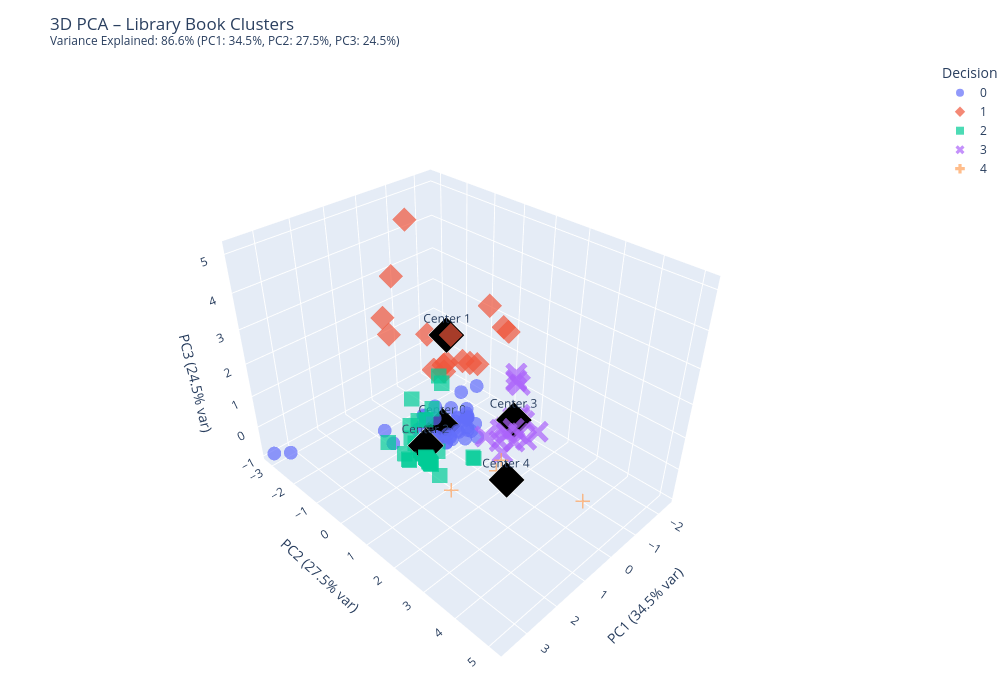

Notebook code cell kept with this figure:
### Markdown cell above
## K Means Visualisation With PCA

### Code cell
# ============================================================================
# 3D PCA VISUALIZATION WITH DECISION CLASSES
# ============================================================================

# Apply KMeans with 5 clusters
kmeans = KMeans(n_clusters=CHOSEN_K, random_state=42, n_init='auto')
cluster_labels = kmeans.fit_predict(X_scaled)
aggregate['cluster'] = cluster_labels

# Apply PCA for 3D visualization
pca = PCA(n_components=3)
X_pca = pca.fit_transform(X_scaled)

# Add PCA components to dataframe
aggregate['pca1'] = X_pca[:, 0]
aggregate['pca2'] = X_pca[:, 1]
aggregate['pca3'] = X_pca[:, 2]

# Calculate variance explained
variance_explained = pca.explained_variance_ratio_
total_variance_3d = variance_explained.sum()

# Define decision categories based on clusters
def assign_decision(cluster_id):
    if cluster_id == 0:  
        return '0'
    elif cluster_id == 1:  
        return '1'      
    elif cluster_id == 2:
        return '2' 
    elif cluster_id == 3:
        return '3' 
    elif cluster_id == 4:
        return '4' 
    
# Apply decision mapping
aggregate['decision'] = aggregate['cluster'].apply(assign_decision)

# Create 3D PCA plot
fig = px.scatter_3d(
    aggregate,
    x='pca1',
    y='pca2',
    z='pca3',
    color='decision',
    symbol='decision',
    hover_name='Title' if 'Title' in aggregate.columns else 'title',
    hover_data={
        'Author': 'Author' in aggregate.columns,
        'category': 'category' in aggregate.columns,
        'borrowings_count': True,
        'demand_per_copy': True,
        'reader_pressure': True,
        'age': True,
        'cluster': True,
        'borrowings_duration_avg': True,
        'borrowings_duration_std': True
    },
    title=f'3D PCA – Library Book Clusters<br><sup>Variance Explained: {total_variance_3d:.1%} (PC1: {variance_explained[0]:.1%}, PC2: {variance_explained[1]:.1%}, PC3: {variance_explained[2]:.1%})</sup>',
    opacity=0.7,
    size_max=8
)

# Update layout
fig.update_layout(
    scene=dict(
        xaxis_title=f'PC1 ({variance_explained[0]:.1%} var)',
        yaxis_title=f'PC2 ({variance_explained[1]:.1%} var)',
        zaxis_title=f'PC3 ({variance_explained[2]:.1%} var)',
        camera=dict(
            eye=dict(x=1.5, y=1.5, z=1.5)  # Adjust 3D view angle
        )
    ),
    legend_title_text='Decision',
    margin=dict(l=0, r=0, b=0, t=60),
    width=1000,
    height=700
)

# Add cluster centers to the plot (optional)
cluster_centers_scaled = kmeans.cluster_centers_
cluster_centers_pca = pca.transform(cluster_centers_scaled)

# Add trace for cluster centers
fig.add_trace(px.scatter_3d(
    pd.DataFrame({
        'pca1': cluster_centers_pca[:, 0],
        'pca2': cluster_centers_pca[:, 1],
        'pca3': cluster_centers_pca[:, 2],
        'cluster': [f'Center {i}' for i in range(CHOSEN_K)]
    }),
    x='pca1',
    y='pca2',
    z='pca3',
    text='cluster'
).data[0].update(
    mode='markers+text',
    marker=dict(
        symbol='diamond',
        size=12,
        color='black',
        line=dict(width=2, color='white')
    ),
    textposition='top center',
    showlegend=False
))

fig.show()

### Figure 1 — Plotly figure (JSON) as saved in the notebook; plotly's stock layout.template omitted (floating-point values rounded to 4 significant figures; data arrays with more than 128 entries replaced by an {"elided": "..."} marker saying what was removed)
{"data": [{"customdata": {"elided": "57x9 mixed values"}, "hovertemplate": "<b>%{hovertext}</b><br><br>decision=0<br>pca1=%{x}<br>pca2=%{y}<br>pca3=%{z}<br>Author=%{customdata[0]}<br>category=%{customdata[1]}<br>borrowings_count=%{customdata[2]}<br>demand_per_copy=%{customdata[3]}<br>reader_pressure=%{customdata[4]}<br>age=%{customdata[5]}<br>cluster=%{customdata[6]}<br>borrowings_duration_avg=%{customdata[7]}<br>borrowings_duration_std=%{customdata[8]}<extra></extra>", "hovertext": ["400 EXERCICES CORRIGÉS D'ALGÈBRE AVEC RAPPELS DE COURS POUR SPÉ MP-MP*", "A FIRST COURSE IN PROBABILITY", "ADVANCED DATA STRUCTURES: THEORY AND APPLICATIONS", "AGILE STRATEGY MANAGEMENT : TECHNIQUES FOR CONTINUOUS ALIGNMENT AND IMPROVEMENT", "ALGORITHMIQUE : COURS ET EXERCICES CORRIGÉS", "ALGORITHMIQUE ET PROGRAMMATION EN JAVA : COURS ET EXERCICES", "ALGORITHMIQUE ET STRUCTURES DE DONNÉES STATIQUES : COURS ET EXERCICES AVEC SOLUTIONS", "ALGORITHMIQUE MODERNE ANALYSE ET COMPLEXITÉ", "ANALYS CONCEPT ET CONTEXTES : VOLUME 2 .FONCTIONS DE PLUSIEURS VARIABLES", "ANALYSE 2 : RAPPELS DE COURS ET EXERCICES AVEC SOLUTIONS", "ANALYSE : FONCTIONS DE PLUSIEURS VARIABLES ET GÉOMÉTRIE ANALYTIQUE", "ANALYSE MP : COURS, MÉTHODES ET EXERCICES CORRIGÉS", "ARTIFICIAL INTELLIGENCE : WITH AN INTRODUCTION TO MACHINE LEARNING", "ARTIFICIAL INTELLIGENCE AND MACHINE LEARNING IN 2D-3D MEDICAL IMAGE PROCESSING", "BASES DE DONNÉES : CONCEPTS, UTILISATION ET DÉVELOPPEMENT", "CALCUL DES PROBABILITÉS : COURS, EXERCICES ET PROBLÈMES CORRIGÉS", "CALCUL DIFFÉRENTIEL DES FONCTIONS DE PLUSIEURS VARIABLES", "COMPUTER NETWORKING : A TOP-DOWN APPROACH", "COMPUTER VISION : A MODERN APPROACH", "COMPUTER VISION ALGORITHMS AND APPLICATIONS : ALGORITHMS AND APPLICATIONS", "DE L'ALGÈBRE DE BOOLE AUX CIRCUITS NUMÉRIQUES : COURS ET APPLICATIONS", "EFFECTIVE MODERN C++ : 42 SPECIFIC WAYS TO IMPROVE YOUR USE OF C++11 AND C++14", "ELEMENTS D'ANALYSE NUMERIQUE", "ELÉMENTS DE LA THÉORIE DES PROBABILITÉS T.1", "EXERCICES CORRIGÉS D'ALGÈBRE", "FORMULES DE TAYLOR, DÉVELOPPEMENTS LIMITÉS : L1, L2, L3, CLASSES PRÉPARATOIRES", "FOUNDATIONS OF MACHINE LEARNING", "FUNDAMENTALS OF DATABASE SYSTEMS", "HANDS ON MACHINE LEARNING WITH SCIKIT-LEARN, KERAS, AND TENSORFLOW : CONCEPTS, TOOLS, AND TECHNIQUES TO BUILD INTELLIGENT SYSTEMS", "INTRODUCTION A L'ARCHITECTURE DES ORDINATEURS", "INTRODUCTION AU TRAITEMENT D'IMAGES : THÉORIES, ALGORITHMES, APPLICATIONS", "LE MBA VISUEL : DEUX ANNÉES DE MBA EN UN UN SEUL LIVRE DANS LEQUEL UN DESSIN VAUT MIEUX QUE 1000 MOT", "LECTURE NOTES IN ENGLISH FOR COMPUTING", "MACHINE LEARNING AVEC SCIKIT-LEARN", "MARKETING MANAGEMENT", "MATHEMATICS FOR MACHINE LEARNING", "MATHS, MPSI", "MATHÉMATIQUES MPSI", "MATHÉMATIQUES RAPPELS ET COURS EXERCICES RÉSOLUS", "MATHÉMATIQUES, EC 1RE ANNÉE : TOUT-EN-UN : COURS ET EXERCICES", "NEURAL NETWORKS AND DEEP LEARNING", "PASS BIOSTATISTIQUES, PROBABILITÉS, MATHÉMATIQUES : PARCOURS SANTÉ & L.AS", "PATTERN RECOGNITION AND MACHINE LEARNING", "PENSER COMME UN MILLIONAIRE :CHANGER SES HABITUDES POUR RÉUSSIR ET ÉTRE HEUREUX", "PROBABILITÉS ET INTRODUCTION À LA STATISTIQUE", "PROGRAMMATION LINÉAIRE", "PROGRAMMER EN C++ : DES PREMIERS PAS À LA MAÎTRISE DE C++ 20", "PYTHON POUR LE DATA SCIENTIST : DES BASES DU LANGAGE AU MACHINE LEARNING", "REINFORCEMENT LEARNING, AN INTRODUCTION", "RÉSEAUX INFORMATIQUES : RECUEIL DE SUJETS D'EXAMENS AVEC SOLUTIONS", "SOFTWARE ENGINEERING", "STRUCTURE DES ORDINATEURS : AUTOUR DU PROCESSEUR", "SUPERINTELLIGENCE : PATHS, DANGERS, STRATEGIES", "THE HUNDRED-PAGE MACHINE LEARNING BOOK", "TOUTES LES MATHÉMATIQUES, MP : 1RE PARTIE, LE KIT DE SURVIE, 2E PARTIE, DES CERISES SUR LE GÂTEAU", "UNDERSTANDING ANALYSIS", "WIRELESS MEDICAL SYSTEMS AND ALGORITHMS : DESIGN AND APPLICATIONS"], "legendgroup": "0", "marker": {"color": "#636efa", "opacity": 0.7, "symbol": "circle"}, "mode": "markers", "name": "0", "scene": "scene", "showlegend": true, "type": "scatter3d", "x": [3.302, 0.2958, -0.5983, 0.2958, -1.139, -0.2592, 0.437, -1.168, 1.304, -0.8611, -0.3058, 0.1961, -0.2061, -0.3158, -0.04641, 0.01328, -0.9331, -1.027, -0.01324, 0.02075, -0.524, -0.4155, -0.928, -1.033, 0.09984, -0.4806, -0.2061, -0.5252, 0.1304, -0.3669, 0.4655, -0.7761, -1.13, 0.4518, -0.4701, -0.9905, 0.01174, 0.123, -0.4276, 0.4588, -0.01582, 0.0398, -0.4786, -0.4701, 0.09622, -1.139, 0.00323, -0.3655, 0.2528, -1.239, -0.2594, -1.124, 3.608, 0.8282, 0.4588, -0.6248, -0.4886], "y": [-2.798, -0.2689, -0.6524, -0.2689, -0.1662, 0.7256, -0.3373, -0.523, -0.8827, -0.2721, -0.06829, 0.233, -0.5701, -0.7892, -1.202, -0.1321, -0.4449, -0.8076, 0.5158, -1.053, -0.5381, -0.2873, 0.006952, -0.4475, -0.5354, 0.1434, -0.5701, -0.5064, -0.8342, 0.007105, -0.1797, -0.657, -0.5221, 0.04277, -0.9966, -0.7346, -0.6057, 0.08696, 0.1561, 0.2822, -1.126, -0.7799, 0.2875, -0.9966, 0.03354, -0.5223, -0.853, -1.138, -1.08, -0.5969, 0.02431, -0.5219, -3.137, -1.832, 0.2822, -0.004513, -0.4333], "z": [-0.8189, -0.5453, -0.7967, -0.5453, 0.4682, -0.2963, -0.548, -0.834, -0.5423, -0.2197, -0.5637, -0.3943, -0.7147, -0.8021, -0.8818, -0.54, -0.7755, -0.9079, -0.3307, -0.4164, -0.1492, -0.6511, -0.6263, -0.7904, -0.1715, -0.5187, -0.7147, -0.7385, -0.329, 0.7525, -0.474, -0.8232, -0.8284, -0.421, -0.8738, -0.8788, 0.1547, -0.4526, 0.09399, -0.3322, -0.4455, -0.7492, -0.471, -0.8738, -0.4739, -0.8299, -0.7783, -0.9056, -0.7906, -0.8683, -0.5268, -0.8276, -0.8695, -0.9209, -0.3322, -0.5875, -0.7094]}, {"customdata": {"elided": "16x9 mixed values"}, "hovertemplate": "<b>%{hovertext}</b><br><br>decision=1<br>pca1=%{x}<br>pca2=%{y}<br>pca3=%{z}<br>Author=%{customdata[0]}<br>category=%{customdata[1]}<br>borrowings_count=%{customdata[2]}<br>demand_per_copy=%{customdata[3]}<br>reader_pressure=%{customdata[4]}<br>age=%{customdata[5]}<br>cluster=%{customdata[6]}<br>borrowings_duration_avg=%{customdata[7]}<br>borrowings_duration_std=%{customdata[8]}<extra></extra>", "hovertext": ["ADVANCED CYBERSECURITY TECHNOLOGIES", "ALGEBRE 1 : RAPPELS DE COURS ET EXERCICES AVEC SOLUTIONS", "ALGÈBRE 1RE ANNÉE", "ALGÈBRE : PREMIERS PAS EN PRÉPA : 1RE ANNÉE, PRÉPA SCIENTIFIQUE, MATHÉMATIQUES", "ANALYSE MATHEMATIQUE : EXERCICES CORRIGES", "COURS D'ALGÈBRE ET EXERCICES CORRIGÉS", "DE MES CAHIERS D’ANALYSE… ÉQUATIONS DIFFÉRENTIELLES ORDINAIRES DU PREMIER ET SECOND ORDRE : ASSISE THÉORIQUE ET APPLICATIONS COURS DÉTAILLÉ ET EXERCICES RÉSOLUS", "DEEP LEARNING WITH PYTHON", "ELÉMENTS DE LA THÉORIE DES PROBABILITÉS T.2", "EXERCICES CORRIGÉS D'ANALYSE : 1ÈRE ANNÉE LMD", "FONCTIONS DE PLUSIEURS VARIABLES RELLES : IMITES,CONTINUITE,DIFFERENTIABILITÉ ET.... COURS DÉTAILLÉ ET EXERCICES RÉSOLUS", "INITIATION L'ALGORITHMIQUE", "LOGIQUE MATHÉMATIQUE : COURS ET EXERCICES CORRIGÉS", "MATHEMATICAL LOGIC", "S.E.M 300 PAR SES EXAMENS TOME2 : ANALYSE ET ALGÉBRE DE PREMIÉRE ANNÉE DES UNIVERSITÉS ET GRNDES ECOLES SCIENTIFIQUES", "TOUT SUR R : ENSEMBLE DES NOMBRES REELS STRUCTURES ALGEBRIQUE ET TOPOLOGIQUE"], "legendgroup": "1", "marker": {"color": "#EF553B", "opacity": 0.7, "symbol": "diamond"}, "mode": "markers", "name": "1", "scene": "scene", "showlegend": true, "type": "scatter3d", "x": [0.1258, -0.5264, 0.7646, 0.362, -1.989, -0.4406, -2.322, -0.5279, -2.315, -0.7677, -0.8161, -0.4532, -0.1682, 0.9599, -1.568, -1.342], "y": [-2.255, -1.444, -1.242, 0.3817, 0.1624, -1.12, -0.841, -0.7134, -0.2977, -0.07109, -1.125, -0.7365, -1.744, -1.429, -0.5646, -0.9118], "z": [1.755, 1.831, 4.124, 3.008, 1.976, 0.8795, 2.229, 1.274, 1.779, 1.452, 0.8578, 1.008, 5.128, 2.974, 0.7988, 0.8402]}, {"customdata": {"elided": "35x9 mixed values"}, "hovertemplate": "<b>%{hovertext}</b><br><br>decision=2<br>pca1=%{x}<br>pca2=%{y}<br>pca3=%{z}<br>Author=%{customdata[0]}<br>category=%{customdata[1]}<br>borrowings_count=%{customdata[2]}<br>demand_per_copy=%{customdata[3]}<br>reader_pressure=%{customdata[4]}<br>age=%{customdata[5]}<br>cluster=%{customdata[6]}<br>borrowings_duration_avg=%{customdata[7]}<br>borrowings_duration_std=%{customdata[8]}<extra></extra>", "hovertext": ["ALGÈBRE : 240 EXERCICES CORRIGÉS AVEC RÉSUMÉS DE COURS : PREMIERS CYCLES DE L'ENSEIGNEMENT SUPÉRIEUR...", "ALGÈBRE : COURS ET EXERCICES AVEC SOLUTIONS", "ALGÈBRE ET GÉOMÉTRIE : 200 EXERCICES DÉVELOPPÉS, 980EXERCICES D'ENTRAONEMENT, RAPPELS DE COURS", "ALGÈBRE GÉNÉRALE : RAPPELS DE COURS, QUESTIONS DE RÉFLEXION, EXERCICES D'ENTRAÎNEMENT", "ALGÉBRE : RAPPELS DE COURS QUESTIONS DE RÉFLEXION EXERCICE D'ENTRAINEMENT ANNALES CORRIGÉES", "ANALYSE II POUR ÉCONOMISTES : MANUEL D'EXERCICES CORRIGÉS AVEC RAPPELS DE COURS : INTÉGRALES DOUBLES, ÉQUATIONS DIFFÉRENTIELLES...", "ANALYSE PC-PSI-PT : 2E ANNÉE : COURS ET 800 EXERCICES CORRIGÉS", "APPRENDRE JAVA ET C++ EN PARALLÈLE", "APPRENDRE LE C++", "BASES DE DONNÉES", "BIG DATA ANALYTICS WITH APPLICATIONS IN INSIDER THREAT DETECTION", "C++", "C-C++ LA BIBLE DU PROGRAMMEUR : 1500 ASTUCES POUR TOUTES LES SITUATIONS", "CAMBRIDGE ENGLISH SKILLS REAL LISTENING AND SPEAKING 1", "CAMBRIDGE ENGLISH SKILLS REAL LISTENING AND SPEAKING 2", "CHAINES DE MARKOV : COURS, EXERCICES ET CORRIGÉS DÉTAILLÉS", "COMMENT PROGRAMMER EN C++", "COMPUTER ORGANIZATION AND ARCHITECTURE : DESIGNING FOR PERFORMANCE - GLOBAL EDITION", "DATABASE SYSTEMS : DESIGN, IMPLEMENTATION, & MANAGEMENT", "DÉVELOPPER DES BASES DE DONNÉES WEB AVEC LA PLATEFORME .NET : ÉTAPE PAR ÉTAPE", "EXERCICES D'ALGÈBRE ET D'ANALYSE : 154 EXERCICES CORRIGÉS DE PREMIÉRE ANNÉE 21 ÉDITION ENTIÉREMENT REVUE ET AUGMENTÉE", "EXERCICES EN LANGAGE C++", "EXERCICES EN LANGAGE C++ : 178 EXERCICES CORRIGÉS", "INITIATION À SQL : COURS ET EXERCICES CORRIGÉS", "INTRODUCTION TO THE DESIGN AND ANALYSIS OF ALGORITHMS", "INTRODUCTION À LA LOGIQUE : THÉORIE DE LA DÉMONSTRATION : COURS ET EXERCICES", "JAVA-XML", "MATHS PCSI-PTSI", "MATHÉMATIQUE DISCRÈTE : OUTIL POUR L'INFORMATICIEN", "PROBABILITES : RAPPELS DE COURS ET EXERCICES CORRIGES", "PROBABILITÉ : EXERCICES CORRIGÉS", "PROGRAMMER EN C++", "RECHERCHE OPÉRATIONNELLE POUR INGÉNIEURS. 2", "S.E.M. 300 PAR SES EXAMENS T.1 : ANALYSE ET ALGÈBRE DE PREMIÈRE ANNÉE DES UNIVERSITÉS ET GRANDES ÉCOLES SCIENTIFIQUES", "TOUT LE PROGRAMME DE MATHÉMATIQUE EN BCPTI 1 : AVEC 1000 EXERCICES ET PROBLÈMES"], "legendgroup": "2", "marker": {"color": "#00cc96", "opacity": 0.7, "symbol": "square"}, "mode": "markers", "name": "2", "scene": "scene", "showlegend": true, "type": "scatter3d", "x": [1.555, 1.715, 1.555, 1.519, 1.519, 1.592, 1.373, 1.163, 1.263, 1.409, 0.8973, 1.752, 0.9159, 1.163, 1.163, 1.532, 0.9761, 0.7145, 1.283, 0.6809, 0.589, 0.7684, 0.4917, 0.7174, 1.086, 1.482, 1.373, 1.044, 1.921, 1.113, 1.263, 1.446, 1.409, 0.9459, 1.226], "y": [0.8448, 0.2131, 0.8448, 0.7718, 0.7718, 0.9178, 0.4797, 0.06123, 0.2607, 0.5527, -0.4694, 0.2861, 0.5315, 0.06123, 0.06123, -0.152, 0.3292, -0.8345, -1.125, 1.475, -0.3469, 0.4732, -0.7656, 1.548, -0.4061, 0.6987, 0.4797, -0.1774, 1.575, -0.2688, 0.2607, 0.6257, 0.5527, 0.4686, 0.1877], "z": [-0.00262, -0.1697, -0.00262, -0.03174, -0.03174, 0.02651, -0.1482, -0.3152, -0.2356, -0.1191, -0.5269, -0.1406, 2.167, -0.3152, -0.3152, -0.3153, 1.109, -0.6725, -0.661, 0.03648, 0.1633, 1.846, -0.1452, 0.0656, 0.2135, -0.06087, -0.1482, -0.4104, 0.2886, 1.165, -0.2356, -0.08999, -0.1191, -0.2117, -0.2647]}, {"customdata": {"elided": "20x9 mixed values"}, "hovertemplate": "<b>%{hovertext}</b><br><br>decision=3<br>pca1=%{x}<br>pca2=%{y}<br>pca3=%{z}<br>Author=%{customdata[0]}<br>category=%{customdata[1]}<br>borrowings_count=%{customdata[2]}<br>demand_per_copy=%{customdata[3]}<br>reader_pressure=%{customdata[4]}<br>age=%{customdata[5]}<br>cluster=%{customdata[6]}<br>borrowings_duration_avg=%{customdata[7]}<br>borrowings_duration_std=%{customdata[8]}<extra></extra>", "hovertext": ["ANATOMIE ET PHYSIOLOGIE HUMAINES", "ANT COLONY OPTIMIZATION", "ARCHITECTURE ET TECHNOLOGIE DES ORDINATEURS", "CALCUL DIFFERENTIEL ET INTEGRAL TOME 01", "DE MES CAHIERS D’ANALYSE.. INTÉGRALE DE RIEMANN, CALCUL DE PRIMITIVES, INTÉGRALES IMPROPRES, COURS DÉTAILLÉ ET EXERCICES RÉSOLUS", "DE MES CAHIERS D’ANALYSE… FONCTIONS RÉELLES D’UNE VARIABLE RÉELLE : LIMITES, CONTINUITÉ ET.. COURS DÉTAILLÉ ET EXERCICES RÉSOLUS", "DE MES CAHIERS D’ANALYSE…SUITES NUMERIQUES : COURS DETAILLE ET EXERCICES RESOLUS", "EXERCICES ET PROBLÈMES D'ALGORITHMIQUE : 144 ÉNONCÉS AVEC SOLUTIONS DÉTAILLÉES", "FONCTIONS RÉELLES D'UNE VARIABLE RÉELLE : DÉRIVABILITÉ, DÉRIVÉES, DÉVELOPPEMENTS LIMITÉS", "INTRODUCTION A L'ANALYSE MATHÉMATIQUE. T. 3, INTÉGRATION, CALCULS DES PRIMITIVES, ÉQUATIONS DIFFÉRENTIELLES", "L'ALGEBRE DES STRUCTURES", "LES MATHÉMATIQUES EN LICENCE : COURS ET EXERCICES RÉSOLUS, 2E ANNÉE. TOME1", "MATHS PCSI-PTSI : 1RE ANNÉE", "MATHÉMATIQUES : MÉTHODES ET EXERCICES MP", "MATHÉMATIQUES T.2 : FONCTIONS DE PLUSIEURS VARIABLES RÉELLES", "PARLER ET FAIRE UNE PRÉSENTATION EN PUBLIC EN TOUTE CONFIANCE : APPRENDRE", "PRINCIPES D'ANALYSE MATHÉMATIQUE : COURS ET EXERCICES", "PROGRAMMATION PYTHON PAR LA PRATIQUE", "SIMULATION NUMÉRIQUE EN C++ : COURS ET EXERCICES CORRIGÉS", "STATISTIQUE : COURS ET EXERCICES, POUR LES ÉTUDIANTS DU TRONC COMMUN BIO-MÉDICAL"], "legendgroup": "3", "marker": {"color": "#ab63fa", "opacity": 0.7, "symbol": "x"}, "mode": "markers", "name": "3", "scene": "scene", "showlegend": true, "type": "scatter3d", "x": [-1.202, -1.034, -0.5953, -1.243, -2.343, -2.41, -2.37, -0.8815, -2.344, -1.472, 0.09609, -0.4226, -0.4524, -1.101, -1.854, -2.0, -2.18, -1.895, -0.9097, -1.452], "y": [0.8688, 0.8538, 1.73, 1.137, 0.2251, 0.1606, 0.3407, 1.884, 0.2245, 0.9145, 1.934, 1.374, 0.8392, 1.445, 0.9936, 0.7015, 0.5527, 0.5601, 1.188, 1.797], "z": [-0.4268, -0.4081, -0.05864, -0.3445, 0.2187, 0.4197, 0.1396, -0.07548, 0.2657, -0.4496, 0.1146, -0.1514, -0.3223, -0.2502, -0.5043, -0.6208, -0.695, -0.6526, -0.2719, -0.184]}, {"customdata": [["B DUBUISSON", 1, 1, 0.1667, 0.1667, 47, 4, 15, 0], ["RIVAUD, JACQUES", 1, 1, 1, 1, 48, 4, 15, 0], ["MUTAFIAN, CLAUDE", 1, 1, 0.3333, 0.3333, 51, 4, 15, 0], ["RIPLEY,BRIAN D.", 4, 1, 0.3333, 0.3333, 74, 4, 10, 0]], "hovertemplate": "<b>%{hovertext}</b><br><br>decision=4<br>pca1=%{x}<br>pca2=%{y}<br>pca3=%{z}<br>Author=%{customdata[0]}<br>category=%{customdata[1]}<br>borrowings_count=%{customdata[2]}<br>demand_per_copy=%{customdata[3]}<br>reader_pressure=%{customdata[4]}<br>age=%{customdata[5]}<br>cluster=%{customdata[6]}<br>borrowings_duration_avg=%{customdata[7]}<br>borrowings_duration_std=%{customdata[8]}<extra></extra>", "hovertext": ["COURS ÉLÉMENTAIRE DE TOPOGRAPHIE", "EXERCICES D'ALGÈBRE. 1", "LE DÉFI ALGÉBRIQUE TOME 1", "PATTERN RECOGNITION AND NEURAL NETWORKS"], "legendgroup": "4", "marker": {"color": "#FFA15A", "opacity": 0.7, "symbol": "cross"}, "mode": "markers", "name": "4", "scene": "scene", "showlegend": true, "type": "scatter3d", "x": [0.5087, 2.323, 1.011, 1.087], "y": [2.259, 2.378, 2.56, 5.088], "z": [0.3154, 0.609, 0.4848, 1.281]}, {"hovertemplate": "pca1=%{x}<br>pca2=%{y}<br>pca3=%{z}<br>cluster=%{text}<extra></extra>", "legendgroup": "", "marker": {"color": "black", "line": {"color": "white", "width": 2}, "size": 12, "symbol": "diamond"}, "mode": "markers+text", "name": "", "scene": "scene", "showlegend": false, "text": ["Center 0", "Center 1", "Center 2", "Center 3", "Center 4"], "textposition": "top center", "type": "scatter3d", "x": [-0.1484, -0.689, 1.218, -1.403, 1.232], "y": [-0.5061, -0.8719, 0.3082, 0.9862, 3.071], "z": [-0.5568, 1.995, 0.03974, -0.2129, 0.6726]}], "layout": {"height": 700, "legend": {"title": {"text": "Decision"}, "tracegroupgap": 0}, "margin": {"b": 0, "l": 0, "r": 0, "t": 60}, "scene": {"camera": {"eye": {"x": 1.5, "y": 1.5, "z": 1.5}}, "domain": {"x": [0, 1], "y": [0, 1]}, "xaxis": {"title": {"text": "PC1 (34.5% var)"}}, "yaxis": {"title": {"text": "PC2 (27.5% var)"}}, "zaxis": {"title": {"text": "PC3 (24.5% var)"}}}, "title": {"text": "3D PCA – Library Book Clusters<br><sup>Variance Explained: 86.6% (PC1: 34.5%, PC2: 27.5%, PC3: 24.5%)</sup>"}, "width": 1000}}
